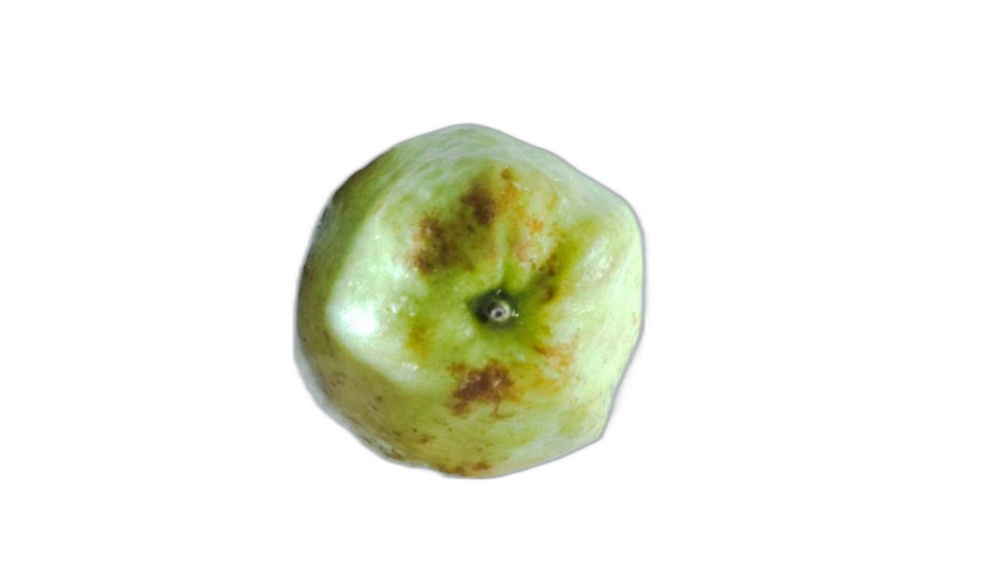
#> input picture images/A02/day00_top.jpg, 1000 x 563 px, found by its file name
$ python analysis.py
#> lines starting #> are read from the running program, lines starting #| are printed output that depends on the picture; after the words box and inside, x2 and y2 are one past the last pixel; in counts of white or black regions, pixels touching at a corner belong together
#***Ai generated code
import cv2
import numpy as np
import pandas as pd
import os
import re


# ==================================================
# SETTINGS
# ==================================================

IMAGE_FOLDER = "images"
OUTPUT_FILE = "fruit_analysis.xlsx"

VIEWS = [
    "top",
    "bottom",
    "left",
    "right",
    "front",
    "back"
]


# ==================================================
# READ IMAGE
# ==================================================

def read_image(path):

    image = cv2.imread(path)

    if image is None:
        print("เปิดรูปไม่ได้:", path)
        return None

    return image


# ==================================================
# SEGMENT FRUIT
# ==================================================

def segment_fruit(image):

    hsv = cv2.cvtColor(
        image,
        cv2.COLOR_BGR2HSV
    )

    saturation = hsv[:, :, 1]

    _, mask = cv2.threshold(
        saturation,
        30,
        255,
        cv2.THRESH_BINARY
    )

    kernel = np.ones(
        (7, 7),
        np.uint8
    )

    mask = cv2.morphologyEx(
        mask,
        cv2.MORPH_CLOSE,
        kernel
    )

    mask = cv2.morphologyEx(
        mask,
        cv2.MORPH_OPEN,
        kernel
    )

    contours, _ = cv2.findContours(
        mask,
        cv2.RETR_EXTERNAL,
        cv2.CHAIN_APPROX_SIMPLE
    )

    if not contours:
        return None

    largest = max(
        contours,
        key=cv2.contourArea
    )

    fruit_mask = np.zeros(
        mask.shape,
        dtype=np.uint8
    )

    cv2.drawContours(
        fruit_mask,
        [largest],
        -1,
        255,
        -1
    )

    return fruit_mask


# ==================================================
# COLOR ANALYSIS
# ==================================================

def analyze_color(image, mask):

    pixels = image[mask > 0]

    if len(pixels) == 0:
        return None

    # --------------------------
    # RGB
    # --------------------------

    b, g, r = np.mean(
        pixels,
        axis=0
    )

    # --------------------------
    # HSV
    # --------------------------

    hsv = cv2.cvtColor(
        image,
        cv2.COLOR_BGR2HSV
    )

    hsv_pixels = hsv[mask > 0]

    h, s, v = np.mean(
        hsv_pixels,
        axis=0
    )

    # OpenCV H = 0-179
    # Convert to 0-360°
    h = h * 2

    # --------------------------
    # CIELAB
    # --------------------------

    lab = cv2.cvtColor(
        image,
        cv2.COLOR_BGR2LAB
    )

    lab_pixels = lab[mask > 0]

    L, a, b_lab = np.mean(
        lab_pixels,
        axis=0
    )

    L_star = L * 100 / 255

    a_star = a - 128

    b_star = b_lab - 128

    return {
        "R": r,
        "G": g,
        "B": b,

        "H": h,
        "S": s,
        "V": v,

        "L*": L_star,
        "a*": a_star,
        "b*": b_star
    }


# ==================================================
# BROWN AREA (FIXED - v2, ทดสอบกับรูปจริงแล้ว)
# ==================================================
#
# แนวคิดที่แก้:
# เดิม: ใช้ threshold ตายตัวของ Lab (A>=135, B>=130) ซึ่งจับสีอุ่น
#       (ส้ม/เหลือง/แดง) ที่เป็นสีผิวปกติของผลไม้ผิดว่าเป็นสีน้ำตาล
#
# ลองแก้รอบแรก: เทียบกับ L* เฉลี่ยของผลไม้ลูกนั้นเอง -> ยังพลาด เพราะ
#       ผลไม้ที่มีลายสีเข้ม-อ่อนตามธรรมชาติ (เช่น ลายแดงเข้มบนแอปเปิ้ล)
#       ก็ "เข้มกว่าค่าเฉลี่ย" อยู่แล้วโดยไม่ใช่รอยช้ำ/เน่า
#
# แก้จริง (เวอร์ชันนี้): จุดสีน้ำตาล/รอยช้ำ/เน่า มีลักษณะเฉพาะคือ
#   "หม่น + มืด" กว่าสีผิวปกติ ไม่ว่าผิวปกติจะเป็นสีอะไรก็ตาม
#   นั่นคือ Saturation ต่ำ (สีจืด ไม่สด) ร่วมกับ Value ต่ำ (มืด)
#   ในขณะที่สีผิวปกติของผลไม้ (แดง/ส้ม/เหลือง) จะ "สดและอิ่มสี"
#   (Saturation สูง) แม้จะเข้มหรืออ่อนต่างกันก็ตาม
#
# ทดสอบแล้วกับรูปแอปเปิ้ลจริง (ไม่มีรอยน้ำตาลเลย) ได้ผล < 1% ทุกมุมมอง
# เทียบกับโค้ดเดิมที่ให้ผล 24-78%

def brown_area(image, mask, s_max=70, v_max=150):
    """
    คำนวณ % พื้นที่ที่เป็นสีน้ำตาล/รอยช้ำ/เน่า เทียบกับพื้นที่ผลไม้ทั้งหมด

    s_max: เกณฑ์ Saturation สูงสุด (ยิ่งต่ำ ยิ่งเข้มงวด - ต้อง "จืด" มากถึงนับ)
    v_max: เกณฑ์ Value (ความสว่าง) สูงสุด (ยิ่งต่ำ ยิ่งเข้มงวด - ต้อง "มืด" มากถึงนับ)

    ค่าเริ่มต้น s_max=70, v_max=150 ทดสอบแล้วกับผลไม้ที่ไม่มีรอยน้ำตาล
    ได้ผลลัพธ์ < 1% ถ้าพบว่าจับพลาด/จับไม่ครบ ให้ปรับ 2 ค่านี้:
      - จับได้เยอะเกินไป (false positive)  -> ลด s_max และ/หรือ v_max
      - จับได้น้อยเกินไป (พลาดรอยจริง)      -> เพิ่ม s_max และ/หรือ v_max
    """

    hsv = cv2.cvtColor(image, cv2.COLOR_BGR2HSV)

    S = hsv[:, :, 1]
    V = hsv[:, :, 2]

    fruit_pixels_mask = mask > 0
    fruit_pixel_count = np.sum(fruit_pixels_mask)

    if fruit_pixel_count == 0:
        return 0

    # --------------------------------------------
    # จุดสีน้ำตาล/รอยช้ำ: สีจืด (S ต่ำ) + มืด (V ต่ำ)
    # ต้องเป็นจริงพร้อมกันทั้งสองเงื่อนไข
    # --------------------------------------------

    brown = (
        fruit_pixels_mask &
        (S < s_max) &
        (V < v_max)
    )

    # --------------------------------------------
    # ลบ noise เม็ดเล็ก ๆ ออก (เช่น ขอบเงา 1-2 พิกเซล)
    # --------------------------------------------

    brown_uint8 = (brown.astype(np.uint8) * 255)

    kernel = np.ones((5, 5), np.uint8)

    brown_uint8 = cv2.morphologyEx(
        brown_uint8, cv2.MORPH_OPEN, kernel
    )
    brown_uint8 = cv2.morphologyEx(
        brown_uint8, cv2.MORPH_CLOSE, kernel
    )

    brown_pixels = np.sum(brown_uint8 > 0)

    percentage = (
        brown_pixels / fruit_pixel_count * 100
    )

    return percentage

# ==================================================
# MAIN
# ==================================================

results = []


# --------------------------------------------------
# Find fruit folders
# --------------------------------------------------

fruit_folders = [
    f for f in os.listdir(IMAGE_FOLDER)
    if os.path.isdir(
        os.path.join(
            IMAGE_FOLDER,
            f
        )
    )
]


for fruit_id in sorted(fruit_folders):

    fruit_path = os.path.join(
        IMAGE_FOLDER,
        fruit_id
    )

    print()
    print("==============================")
    print("Fruit:", fruit_id)
    print("==============================")


    # ------------------------------------------------
    # Find all days
    # ------------------------------------------------

    files = os.listdir(
        fruit_path
    )

    day_numbers = set()

    for filename in files:

        match = re.match(
            r"day(\d+)_(.+)\.(jpg|jpeg|png)$",
            filename,
            re.IGNORECASE
        )

        if match:

            day = int(
                match.group(1)
            )

            day_numbers.add(day)


    # ------------------------------------------------
    # Analyze each day
    # ------------------------------------------------

    for day in sorted(day_numbers):

        print()
        print(
            f"Analyzing {fruit_id} "
            f"Day {day}"
        )

        day_results = []


        # --------------------------------------------
        # Analyze 6 views
        # --------------------------------------------

        for view in VIEWS:

            filename = (
                f"day{day:02d}_{view}.jpg"
            )

            path = os.path.join(
                fruit_path,
                filename
            )

            if not os.path.exists(path):

                print(
                    "Missing:",
                    filename
                )

                continue


            image = read_image(path)
#> in read_image, image is the input picture: shape (563, 1000, 3); mean B, G, R 228.1, 240, 238.1

            if image is None:
                continue


            mask = segment_fruit(
                image
            )
#> in segment_fruit, `hsv = cv2.cvtColor( image, cv2.COLOR_BGR2HSV )`: hsv: shape (563, 1000, 3); mean H, S, V 7.4, 20.1, 240.4
#> in segment_fruit, `saturation = hsv[:, :, 1]`:
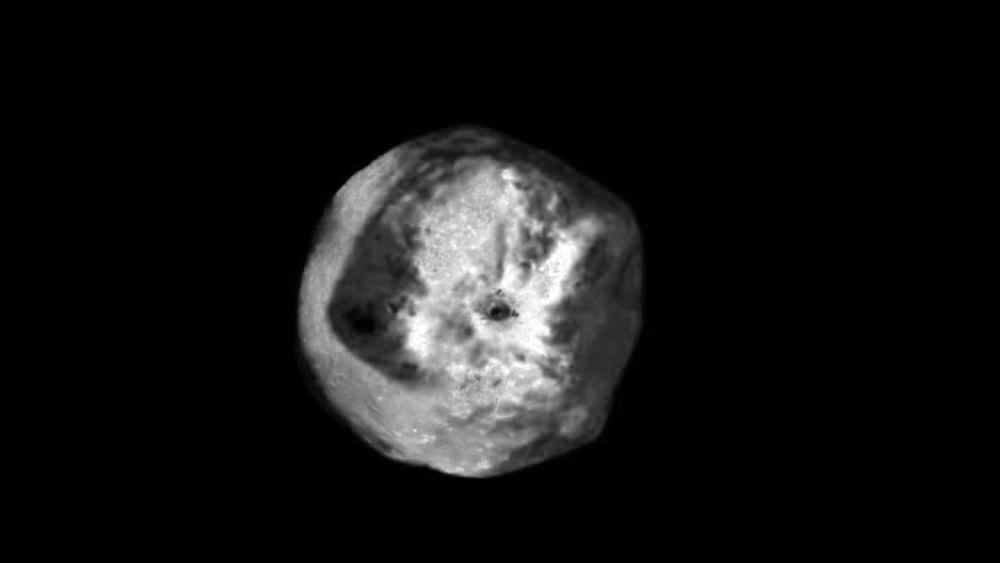
#> saturation: shape (563, 1000); min 0, max 255, mean 20.1
#> in segment_fruit, `_, mask = cv2.threshold( saturation, 30, 255, cv2.THRESH_BINARY )`:
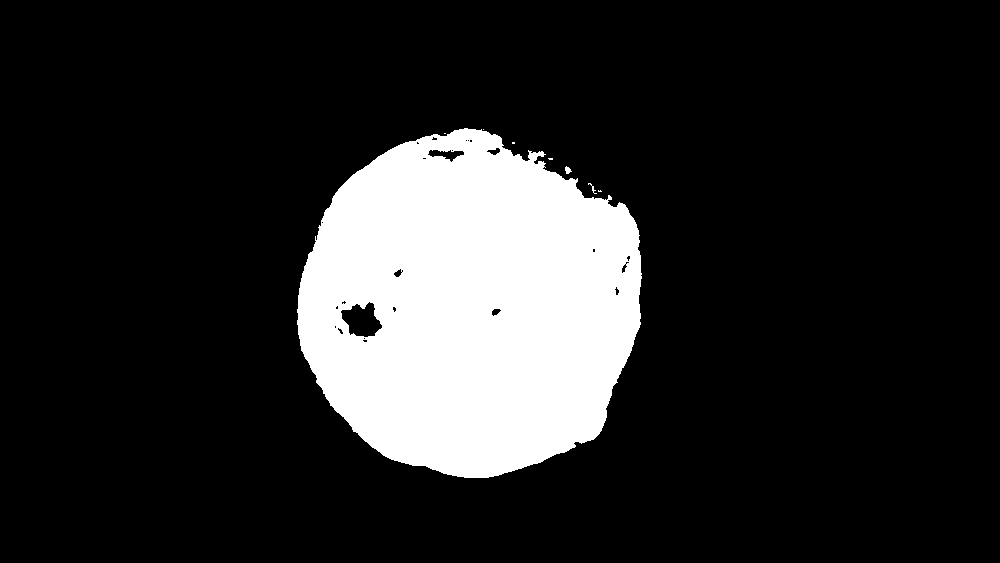
#> mask: shape (563, 1000); 16.2% white; 8 white regions (5 under 20 px), largest, box (x1, y1, x2, y2) and area: (297, 128, 642, 478) 90947, (565, 166, 572, 174) 35, (588, 183, 597, 194) 24
#> in segment_fruit, `mask = cv2.morphologyEx( mask, cv2.MORPH_CLOSE, kernel )`:
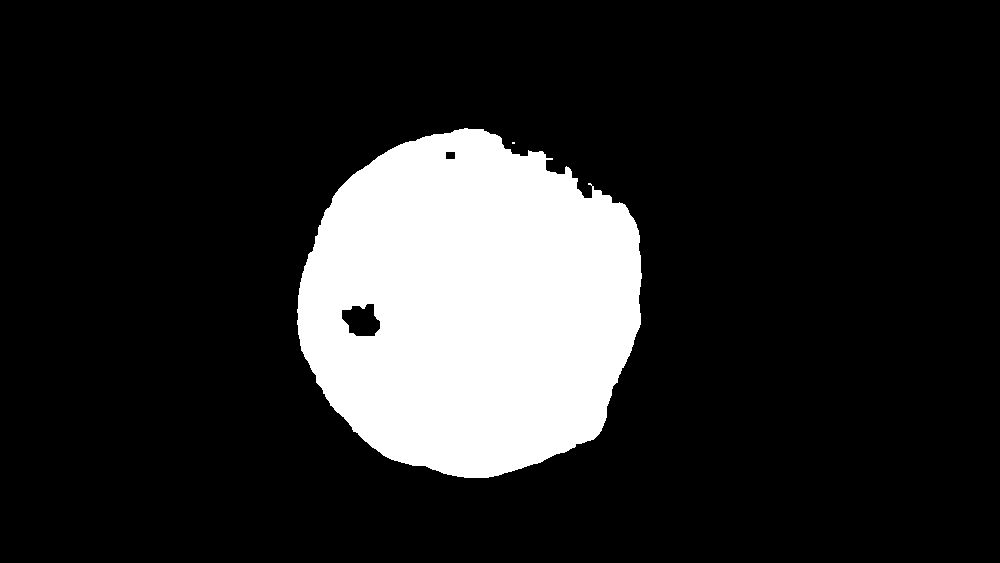
#> mask: shape (563, 1000); 16.3% white; 2 white regions (1 under 20 px), largest, box (x1, y1, x2, y2) and area: (297, 128, 642, 478) 91862
#> in segment_fruit, `mask = cv2.morphologyEx( mask, cv2.MORPH_OPEN, kernel )`: mask: shape (563, 1000); 16.3% white; 1 white region
#> in segment_fruit, `contours, _ = cv2.findContours( mask, cv2.RETR_EXTERNAL, cv2.CHAIN_APP..`: contours = 1 contour; box (x1, y1, x2, y2) and area: (298, 129, 641, 478) 92182
#> in segment_fruit, `largest = max( contours, key=cv2.contourArea )`: largest = contour of 469 points, box (x1, y1, x2, y2) (298, 129, 641, 478), area 92182
#> in segment_fruit, `cv2.drawContours( fruit_mask, [largest], -1, 255, -1 )`:
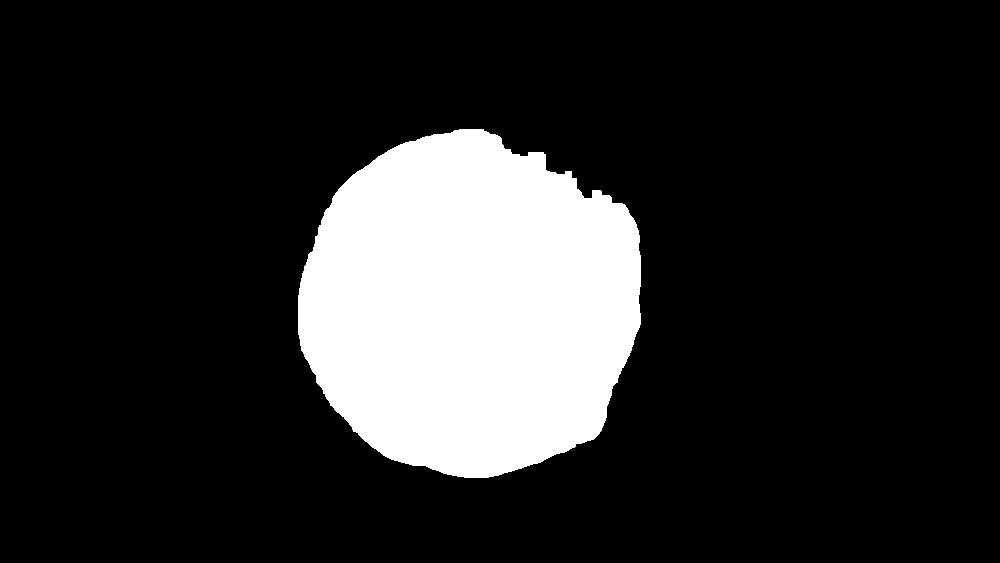
#> fruit_mask: shape (563, 1000); 16.5% white; 1 white region, box (x1, y1, x2, y2) and area: (298, 129, 641, 478) 92725

            if mask is None:

                print(
                    "แยกผลไม้ไม่ได้:",
                    filename
                )

                continue


            color = analyze_color(
                image,
                mask
            )
#> in analyze_color, `b, g, r = np.mean( pixels, axis=0 )`: b = 97.45; g = 168.8; r = 158.5
#> in analyze_color, `h, s, v = np.mean( hsv_pixels, axis=0 )`: h = 36.84; s = 120.9; v = 171.4
#> in analyze_color, `h = h * 2`: h = 73.69
#> in analyze_color, `lab = cv2.cvtColor( image, cv2.COLOR_BGR2LAB )`: lab: shape (563, 1000, 3); mean of channels 0, 1, 2 240.2, 125.7, 133.8
#> in analyze_color, `L, a, b_lab = np.mean( lab_pixels, axis=0 )`: L = 170.2; a = 114.3; b_lab = 162.7
#> in analyze_color, `L_star = L * 100 / 255`: L_star = 66.73
#> in analyze_color, `a_star = a - 128`: a_star = -13.7
#> in analyze_color, `b_star = b_lab - 128`: b_star = 34.75
#> color = 9 items

            if color is None:
                continue


            brown = brown_area(
                image,
                mask
            )
#> in brown_area, `V = hsv[:, :, 2]`:
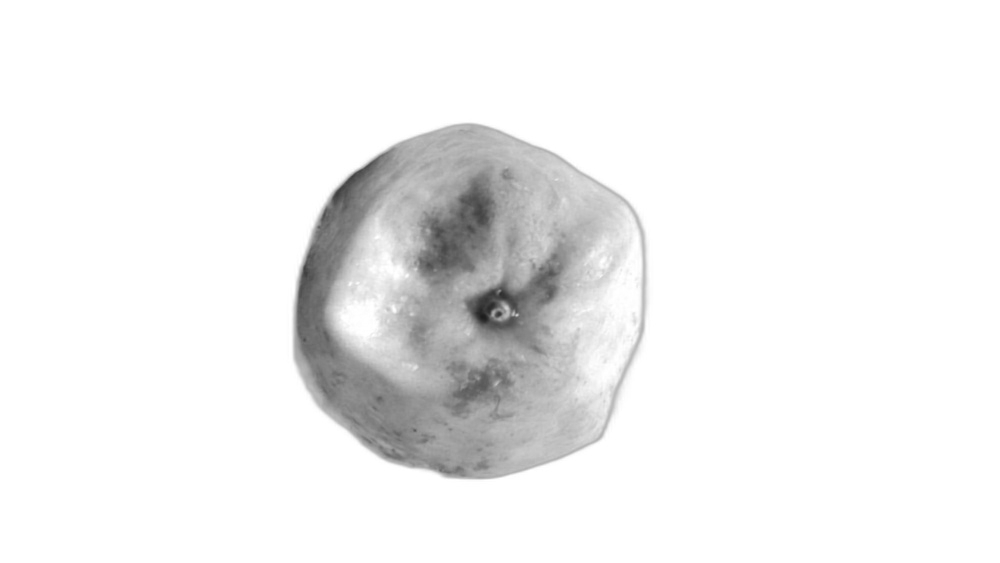
#> V: shape (563, 1000); min 28, max 255, mean 240.4
#> in brown_area, `fruit_pixel_count = np.sum(fruit_pixels_mask)`: fruit_pixel_count = 92725
#> in brown_area, `brown = ( fruit_pixels_mask & (S < s_max) & (V < v_max) )`:
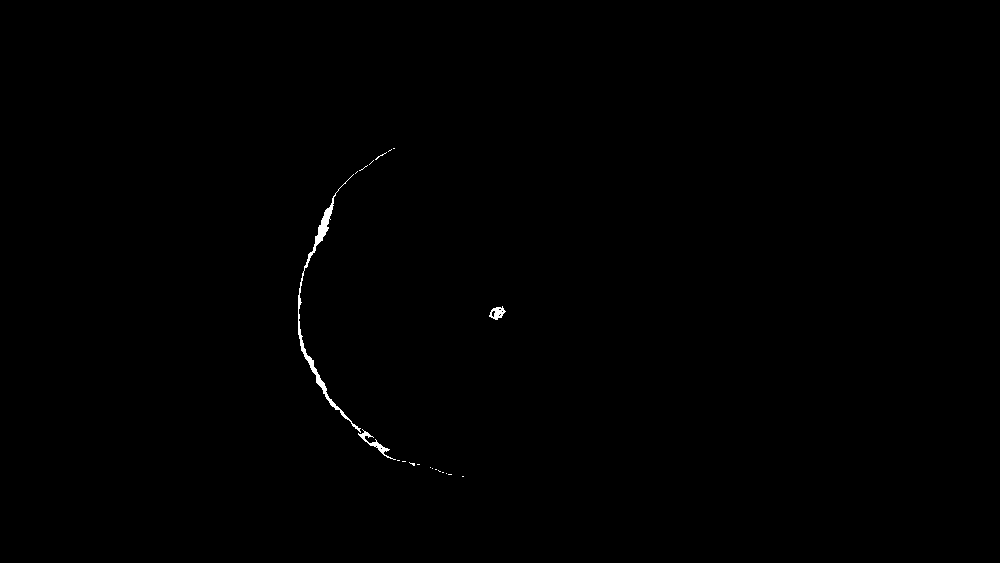
#> brown: shape (563, 1000) bool; 0.24% white; 21 white regions (18 under 20 px), largest, box (x1, y1, x2, y2) and area: (298, 174, 361, 433) 957, (358, 429, 396, 460) 191, (489, 306, 506, 320) 130
#> in brown_area, `brown_uint8 = cv2.morphologyEx( brown_uint8, cv2.MORPH_OPEN, kernel )`:
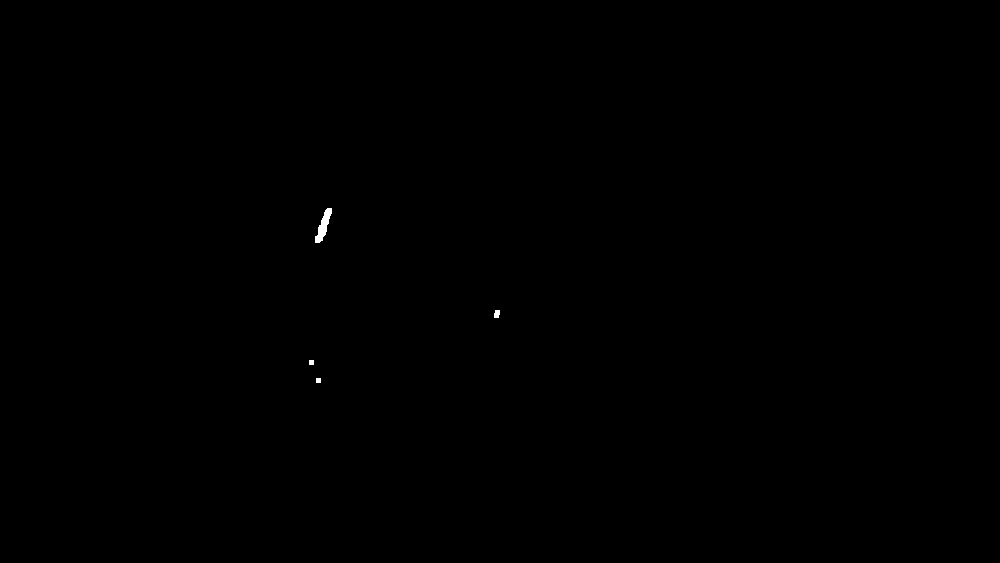
#> brown_uint8: shape (563, 1000); 0.06% white; 4 white regions, box (x1, y1, x2, y2) and area: (315, 208, 332, 243) 268, (494, 310, 500, 318) 42, (309, 360, 314, 365) 25, (316, 378, 321, 383) 25
#> in brown_area, `brown_pixels = np.sum(brown_uint8 > 0)`: brown_pixels = 360
#> in brown_area, `percentage = ( brown_pixels / fruit_pixel_count * 100 )`: percentage = 0.388
#> brown = 0.388


            result = {
                "R": color["R"],
                "G": color["G"],
                "B": color["B"],

                "H": color["H"],
                "S": color["S"],
                "V": color["V"],

                "L*": color["L*"],
                "a*": color["a*"],
                "b*": color["b*"],

                "Brown Area %": brown
            }

            day_results.append(
                result
            )

            print(
                "  OK:",
                view
            )


        # --------------------------------------------
        # Average 6 views
        # --------------------------------------------

        if len(day_results) == 0:
            continue


        day_df = pd.DataFrame(
            day_results
        )

        averages = day_df.mean()


        row = {

            "Fruit ID": fruit_id,

            "Day": day,

            "Views Used":
                len(day_results),

            "R avg":
                averages["R"],

            "G avg":
                averages["G"],

            "B avg":
                averages["B"],

            "H avg":
                averages["H"],

            "S avg":
                averages["S"],

            "V avg":
                averages["V"],

            "L* avg":
                averages["L*"],

            "a* avg":
                averages["a*"],

            "b* avg":
                averages["b*"],

            "Brown Area % avg":
                averages["Brown Area %"]
        }


        results.append(row)


# ==================================================
# CREATE DATAFRAME
# ==================================================

df = pd.DataFrame(
    results
)


if len(df) == 0:

    print()
    print("ไม่พบข้อมูล")
    exit()


df = df.sort_values(
    [
        "Fruit ID",
        "Day"
    ]
)


# ==================================================
# CALCULATE DELTA E
# ==================================================

df["Delta E"] = np.nan


for fruit_id in df["Fruit ID"].unique():

    indices = df[
        df["Fruit ID"] == fruit_id
    ].index


    baseline = df[
        (df["Fruit ID"] == fruit_id) &
        (df["Day"] == 0)
    ]


    if len(baseline) == 0:
        continue


    L0 = baseline["L* avg"].iloc[0]
    a0 = baseline["a* avg"].iloc[0]
    b0 = baseline["b* avg"].iloc[0]


    for index in indices:

        L = df.loc[
            index,
            "L* avg"
        ]

        a = df.loc[
            index,
            "a* avg"
        ]

        b = df.loc[
            index,
            "b* avg"
        ]


        delta_e = np.sqrt(
            (L - L0) ** 2 +
            (a - a0) ** 2 +
            (b - b0) ** 2
        )


        df.loc[
            index,
            "Delta E"
        ] = delta_e


# ==================================================
# ROUND VALUES
# ==================================================

numeric_columns = df.select_dtypes(
    include=[np.number]
).columns


df[numeric_columns] = df[
    numeric_columns
].round(2)


# ==================================================
# EXPORT
# ==================================================

df.to_excel(
    OUTPUT_FILE,
    index=False
)


print()
print("================================")
print("เสร็จแล้ว!")
print("================================")
print(
    "บันทึกไฟล์:",
    OUTPUT_FILE
)
